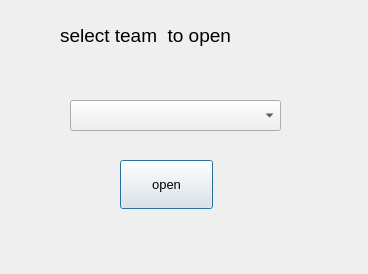
<?xml version="1.0" encoding="UTF-8"?>
<ui version="4.0">
 <class>Dialog</class>
 <widget class="QDialog" name="Dialog">
  <property name="geometry">
   <rect>
    <x>0</x>
    <y>0</y>
    <width>368</width>
    <height>274</height>
   </rect>
  </property>
  <property name="windowTitle">
   <string>Dialog</string>
  </property>
  <widget class="QLabel" name="label">
   <property name="geometry">
    <rect>
     <x>60</x>
     <y>20</y>
     <width>221</width>
     <height>31</height>
    </rect>
   </property>
   <property name="font">
    <font>
     <family>MS Shell Dlg 2</family>
     <pointsize>14</pointsize>
     <weight>50</weight>
     <italic>false</italic>
     <bold>false</bold>
    </font>
   </property>
   <property name="styleSheet">
    <string notr="true">font: 8pt &quot;Calibri&quot;;
font: 14pt &quot;MS Shell Dlg 2&quot;;</string>
   </property>
   <property name="text">
    <string>select team  to open</string>
   </property>
  </widget>
  <widget class="QPushButton" name="openbtn">
   <property name="geometry">
    <rect>
     <x>120</x>
     <y>160</y>
     <width>93</width>
     <height>49</height>
    </rect>
   </property>
   <property name="font">
    <font>
     <family>Microsoft Sans Serif</family>
     <pointsize>10</pointsize>
     <weight>50</weight>
     <italic>false</italic>
     <bold>false</bold>
    </font>
   </property>
   <property name="styleSheet">
    <string notr="true">font: 10pt &quot;Microsoft Sans Serif&quot;;</string>
   </property>
   <property name="text">
    <string>open</string>
   </property>
  </widget>
  <widget class="QComboBox" name="o_team">
   <property name="geometry">
    <rect>
     <x>70</x>
     <y>100</y>
     <width>211</width>
     <height>31</height>
    </rect>
   </property>
  </widget>
 </widget>
 <resources/>
 <connections/>
</ui>
